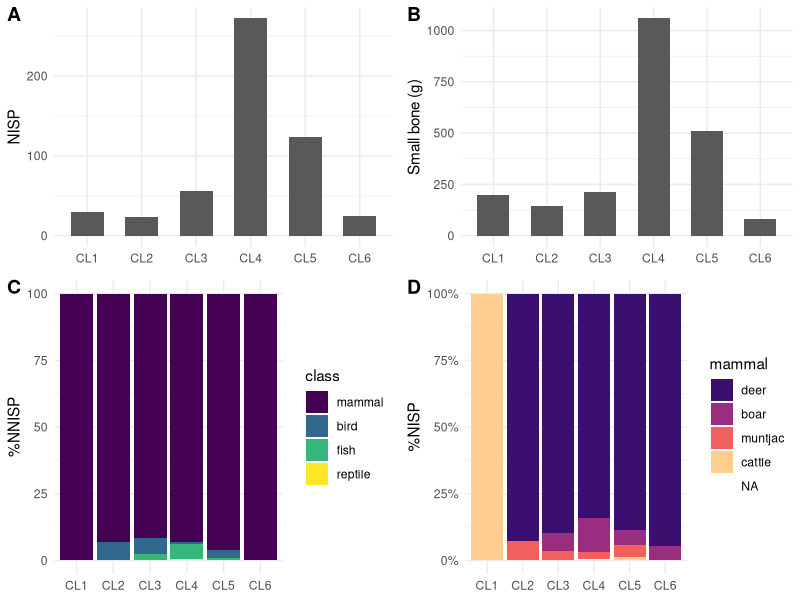
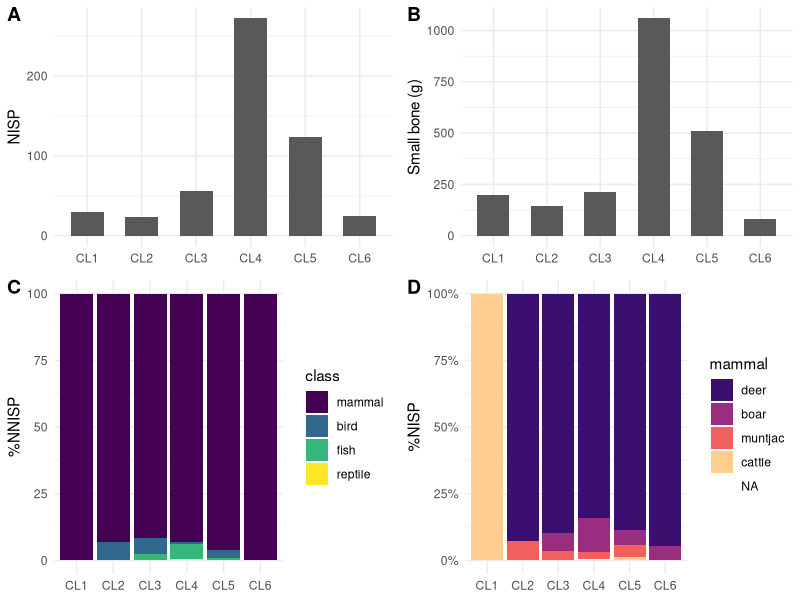

These figures' R source, in order: (Note: this script raises an error after producing the figures.)
library(tidyverse)
# read data
kwl_fauna <- readxl::read_excel(here::here("analysis","data","raw_data","KWL_faunal_P.xlsx"), sheet = 1,
                                col_types = "text")

kwl_fauna_HM <- readxl::read_excel(here::here("analysis","data","raw_data","KWL_faunal_HM.xlsx"), sheet = 1,
                                   col_types = "text")

kwl_fauna_broken <- readxl::read_excel(here::here("analysis","data","raw_data","broken_fauna.xlsx"), sheet = 1,
                                   col_types = "text")

sample_p <- readr::read_csv(here::here("analysis", "data", "raw_data", "kwl-list-of-sampling-squares.csv"))

kwl_chro_6 <- readxl::read_excel(here::here("analysis", "data", "raw_data", "KWL_chronology.xlsx"), sheet = 5)

# tidy chronological data
kwl_chro_tidy_6 <-
  kwl_chro_6 %>%
  mutate(area = str_sub(Pit, 5, 7), Pit = str_sub(Pit, 1, 4)) %>%
  mutate(area = ifelse(area == "", "ABCD", area)) %>%
  mutate(area = sapply(strsplit(area, ""), paste, collapse= ",")) %>%
  separate_rows(area) %>%
  pivot_longer(cols = starts_with("L"), names_to = "layer", values_to = "period") %>%
  mutate(layer = str_sub(layer, 2, 3)) %>%
  mutate(layer = ifelse(nchar(layer) == 1, paste0("0", layer), layer))

# combine faunal data of cultural layers and temporal sequences
fauna_sam <-
  kwl_fauna %>%
  mutate(Pit = paste(context, pit, sep = "")) %>%
  filter(Pit %in% sample_p$the_sq) %>%
  filter(componant == "上文化層" &!layer == "00") %>% #remove sc
  #filter(!str_detect(`總報告類別`, "[[:punct:]]+|[0-9]+")) %>%
  mutate(area = ifelse(is.na(area), "C", area)) %>% # assign an area to the blanks, which won't change the results
  left_join(kwl_chro_tidy_6, by = c("Pit" = "Pit", "layer" = "layer", "area" = "area"))

# combine faunal data of middens and temporal sequences
fauna_H_sam <-
  kwl_fauna_HM %>%
  select(-`空間號`, -`層   位`) %>%
  mutate(Pit = paste("P", pit, sep = "")) %>%
  filter(Pit %in% sample_p$the_sq) %>%
  filter(componant == "上文化層") %>%
  left_join(kwl_chro_tidy_6, by = c("Pit" = "Pit", "layer" = "layer", "area" = "area"))

# combine and tidy data from midden and cultural layers
fauna_combined_context_all <-
  rbind(fauna_sam, fauna_H_sam) %>% # combine the two datasets
  filter(!`部位/名稱` %in% c("角","犄角","角?")) %>%  #not associated with diet
  filter(!`部位/名稱`== "角基部"|!is.na(`部位/左右`)) %>% # associated with cranial parts
  mutate(`重量(g)` = as.numeric(`重量(g)`)) %>%
  group_by(taxa) %>%
  mutate(`Weight (g)` = sum(`重量(g)`, na.rm = T)) %>%
  ungroup() %>%
  mutate(period = factor(period, levels = c("CL1","CL2","CL3","CL4","CL5","CL6"), order = T)) %>%
  mutate(category = case_when(str_detect(animal, "sika")|str_detect(animal, "sambar")|
                              str_detect(animal, "e deer")~ "deer", str_detect(animal, "fish") ~ "fish",
                              str_detect(animal, "cattle")|str_detect(animal, "buffalo")~ "cattle",
                              animal == "aves" ~ "bird", TRUE ~ animal)) %>%
  mutate(class = case_when(str_detect(taxa, "muntjac")|str_detect(taxa, "ammal")|str_detect(taxa, "erv")|
                           str_detect(taxa, "Sus")|str_detect(taxa, "Rattus")|str_detect(taxa, "Rusa")|
                           str_detect(taxa, "Bos")|str_detect(taxa, "Bubalus")~ "mammal",
                           str_detect(category, "fish") ~ "fish", str_detect(category, "bird") ~ "bird",
                           TRUE ~ "reptile")) %>%
  mutate(`部位/左右` = case_when(`部位/左右` == "Ｌ" ~ "L", `部位/左右` == "Ｒ" ~ "R", TRUE ~ `部位/左右`)) %>%
  mutate(category = fct_relevel(category, "deer","boar","muntjac","cattle","rat","bird","fish","turtle")) %>%
  mutate(cutmarks = ifelse(str_detect(`人為痕跡`, "切"),"yes", "no"),
         fractures = ifelse(str_detect(`人為痕跡`, "削")|str_detect(`人為痕跡`, "砍")|
                            str_detect(`人為痕跡`, "折"), "yes", "no"),
         burning =  ifelse(str_detect(`人為痕跡`, "火")|str_detect(`人為痕跡`, "燒"), "yes", "no")) %>%
  filter(is.na(refitted)) # for NISP

# taxa counts
fauna_combined_taxa <-
  fauna_combined_context_all %>%
  count(taxa, `Weight (g)`) %>%
  mutate(taxa = str_replace(taxa, "cervidae", "cervid")) %>%
  mutate(taxa = case_when(str_detect(taxa, "mm") ~ paste("Unidentified", tolower(taxa), sep =" "),
                          TRUE ~ taxa)) %>%
  mutate(`Common name` = case_when(str_detect(taxa, "Cer") ~ "Sika deer", str_detect(taxa, "Bub") ~ "Water buffalo",
                                   str_detect(taxa, "Rus") ~ "Sambar deer", str_detect(taxa, "Ree") ~ "Muntjac",
                                   str_detect(taxa, "Sus") ~ "Boar", str_detect(taxa, "Bos") ~ "Yellow cattle",
                                   str_detect(taxa, "Rat") ~ "Rat", str_detect(taxa, "Pli") ~ "Catfish",
                                   str_detect(taxa, "Act") ~ "Ray-finned fish", str_detect(taxa, "Tes") ~ "Turtle",
                                   str_detect(taxa, "cervid") ~ "Deer family")) %>%
  mutate(group = case_when(str_detect(`Common name`, "deer") ~ 1, str_detect(`Common name`, "Deer") ~ 2,
                           str_detect(taxa, "Sus") ~ 3, str_detect(taxa, "Bub")|str_detect(taxa, "Bos") ~ 4,
                           str_detect(taxa, "munt") ~ 5, str_detect(taxa, "Rat") ~ 6, str_detect(`Common name`, "fish") ~ 7,
                           str_detect(taxa, "Tes") ~ 8, str_detect(taxa, "Ave") ~ 9, str_detect(taxa, "large m") ~ 10,
                           str_detect(taxa, "medium m") ~ 11, TRUE ~ 12)) %>%
  group_by(group) %>%
  arrange(desc(`Weight (g)`), .by_group = TRUE) %>%
  ungroup () %>%
  rename(Taxon = taxa, NISP = n) %>%
  select(Taxon, `Common name`,  NISP, `Weight (g)`) %>%
  bind_rows(summarise(., across(where(is.numeric), sum), across(where(is.character), ~"Total"))) %>%
  mutate(`Common name`= ifelse(is.na(`Common name`)|`Common name` == "Total", "-", `Common name`))

# calculate MNI
fauna_combined_MNI <-
  fauna_combined_context_all %>%
  filter(!is.na(`部位/左右`)) %>%
  count(`部位/左右`, category, `部位/名稱`)

fauna_combined_context <-
  fauna_combined_context_all %>%
  filter(!taxa == "Rattus sp.")

################### Taxonomic abundance ###################
# barplot I: NISP by period (NISP)
NISP_barplot <-
  fauna_combined_context %>%
  count (period) %>%
  drop_na() %>%
  ggplot(aes(x = period, y = n)) +
  geom_col(width = 0.6) + #position_dodge2(preserve = "single")
  labs(y = "NISP", x = NULL) +
  theme_minimal() +
  theme(legend.title=element_blank())

# barplot II: classes of vertebrates by period (normed NISP across classes)
verte_class_barplot_normed <-
  fauna_combined_context %>%
  count(period, class) %>% #class
  drop_na(period, class) %>%
  mutate(NNISP = case_when(str_detect(class, "mammal") ~ n/205,
                           str_detect(class, "bird") ~ n/120,
                           str_detect(class, "fish") ~ n/150,
                           str_detect(class, "reptile") ~ n/200)) %>%
  mutate(class = factor(class, levels = c("mammal", "bird", "fish", "reptile"), ordered = TRUE)) %>%
  group_by(period) %>%
  summarise(total_per_period = sum(NNISP), across()) %>%
  mutate(`%NNISP` = (NNISP/total_per_period)*100) %>%
  ggplot(aes(x = period, y = `%NNISP`))+
  geom_bar(stat = "identity", aes(fill = class)) +
  labs(y = "%NNISP", x = NULL) +
  theme_minimal()

# barplot III: relative abundance of mammals by period
library(viridis)
verte_mammal_barplot <-
  fauna_combined_context %>%
  filter(class == "mammal") %>%
  drop_na(period, category) %>% # remove category to get absolute abundance
  mutate(category = factor(category, levels = c("deer", "boar", "muntjac", "cattle"), ordered = TRUE)) %>%
  ggplot(aes(x = period, fill = category))+
  geom_bar(position = "fill") +
  labs(y = "%NISP", x = NULL) +
  scale_y_continuous(labels = scales::percent) +
  theme_minimal() +
  scale_fill_viridis_d(option="magma", begin = 0.2, end = 0.9) +  #plasma
  guides(fill= guide_legend(title="mammal"))

# broken bones(all taxa)
fauna_broken <-
  kwl_fauna_broken %>%
  mutate(area = ifelse(is.na(area), "C", area)) %>% # assign to blanks that won't change the pattern
  mutate(Pit = paste(context,pit, sep = "")) %>%
  filter(Pit %in% sample_p$the_sq) %>%
  left_join(kwl_chro_tidy_6) %>%
  filter(!is.na(period)) %>%
  mutate(`重量(g)` = as.numeric(`重量(g)`)) %>%
  group_by(period) %>%
  summarise(weight = sum(`重量(g)`))

fauna_broken_plot <-
  fauna_broken %>%
  mutate(period = factor(period, levels = c("CL1","CL2","CL3","CL4","CL5","CL6"), order = T)) %>%
  ggplot(aes(x= period, y= weight)) +
  geom_col(width = 0.6)+
  labs(x= NULL, y = "Small bone (g)") +
  theme_minimal()

library(cowplot)
top <- plot_grid(NISP_barplot, fauna_broken_plot, labels = c("A","B"))
bottom <- plot_grid(verte_class_barplot_normed, verte_mammal_barplot, labels = c('C', 'D'))
plot_grid(top, bottom, ncol = 1, align = "h", axis = 'l', rel_heights = c(1,1.2))

ggsave(here::here("analysis","figures", "NISP_pro_by_layer.png"),
       bg = "white",width = 7, height = 4, dpi = 360, units = "in")

################### ubiquity ###################
# calculate the number of units for each cultural layers
kwl_unit_per_period <-
  kwl_chro_6 %>%
  mutate(all = pmap_chr(select(., -Pit, -Grid), ~toString(unique(na.omit(c(...)))))) %>% # unite & remove duplicates
  mutate(unit = str_extract(Pit, "[A-Z]+[0-9]{3}")) %>%
  distinct(unit, .keep_all = TRUE) %>%
  mutate(CL1 = ifelse(str_detect(all, "CL1"), unit, NA)) %>% mutate(CL2 = ifelse(str_detect(all, "CL2"), unit, NA)) %>%
  mutate(CL3 = ifelse(str_detect(all, "CL3"), unit, NA)) %>% mutate(CL4 = ifelse(str_detect(all, "CL4"), unit, NA)) %>%
  mutate(CL5 = ifelse(str_detect(all, "CL5"), unit, NA)) %>% mutate(CL6 = ifelse(str_detect(all, "CL6"), unit, NA))

# count the units by cultural layers for later join
unit_by_period <-
  data.frame(unit_count = colSums(!is.na(kwl_unit_per_period))) %>%
  slice_tail(n = 6) %>%
  tibble::rownames_to_column("period")

# ubiquity of taxa from the 40 units by temporal sequences
fauna_ubiquity <-
  fauna_combined_context %>%
  select(Pit, layer, category, `重量(g)`, period, taxa) %>%
  count(period, Pit, category) %>%
  count(period, category) %>%
  drop_na(period, category) %>%
  left_join(unit_by_period) %>% # join the unit counts for each period
  mutate(ubiquity = paste(round(n/unit_count *100, 2), "%")) %>%
  select(-n, -unit_count) %>%
  pivot_wider(names_from = period, values_from = ubiquity) %>%
  arrange(category)

################### Skeletal part ###################
fauna_deer_only <-
  fauna_combined_context %>%
  filter(category %in% c("deer") & !is.na(period))

deer_element_BMD <- # based on Reitz and Wing (2008: 246, 247)
  fauna_deer_only %>%
  filter(!is.na(`部位/名稱`)) %>%
  count(`部位/名稱`,`部位/位置`) %>%
  mutate(part = paste0(`部位/名稱`,`部位/位置`)) %>%
  mutate(BMD = case_when(part == "astragaluscom." ~ 0.61, part %in% c("下顎及齒中段","下顎及齒片段","下顎骨片段", "下顎及齒前段") ~ 0.57,
         part == "下顎骨art." ~ 0.36, part == "下顎骨prox." ~ 0.61, part %in% c("尺骨art.", "尺骨com.", "尺骨prox.art.") ~ 0.45,
         part == "尺骨片段" ~ 0.44, part == "掌骨dis." ~ 0.58, part == "掌骨prox." ~ 0.69, part == "掌骨prox.art." ~ 0.56,
         part == "掌骨或蹠骨dis." ~ 0.575 , part == "掌骨或蹠骨dis.art." ~ 0.505, part == "掌骨或蹠骨prox." ~ 0.67,
         part %in% c("掌骨或蹠骨片段", "掌骨dis.sh.l") ~ 0.74, part == "橈骨dis." ~ 0.38, part == "橈骨dis.art." ~ 0.43,
         part == "橈骨prox." ~ 0.62, part == "橈骨prox.art." ~ 0.42, part %in% c("橈骨中段", "橈骨prox.art.sh.l") ~ 0.68,
         part %in% c("第1趾骨com.", "第1趾骨dis.") ~ 0.57, part  %in% c("第1趾骨片段", "趾骨片段") ~ 0.42, part == "第1趾骨prox." ~ 0.36,
         part == "第2趾骨prox." ~ 0.28, part %in% c("第2趾骨com.", "第2趾骨dis.","第2趾骨dis.art.") ~ 0.35,
         part == "第3趾骨com." ~ 0.25, part == "第二頸椎片段" ~ 0.16, part == "肋骨prox." ~ 0.26, part == "肋骨dor." ~ 0.25,
         part == "肋骨中段" ~ 0.40, part == "肋骨片段" ~ 0.24, part == "股骨dis.art." ~ 0.28, part == "股骨prox." ~ 0.36,
         part == "股骨prox.art." ~ 0.41, part %in% c("股骨中段", "股骨片段") ~ 0.57, part %in% c("肩胛骨art.", "肩胛骨dis.art.") ~ 0.36,
         part %in% c("肩胛骨dis.", "肩胛骨中段") ~ 0.49, part == "肩胛骨片段" ~ 0.34, part %in% c("肱骨dis.art.sh.", "肱骨dis.sh.")  ~ 0.63,
         part == "肱骨dis.art."  ~ 0.39, part %in% c("肱骨prox.art.", "肱骨prox.")  ~ 0.24, part %in% c("肱骨中段", "肱骨片段")  ~ 0.53,
         part == "胸椎片段" ~ 0.24, part == "胸骨片段" ~ 0.22, part == "脊椎片段"  ~ 0.27, part == "腰椎axi."  ~ 0.29,
         part %in% c("脛骨dis.", "脛骨dis.art.sh.") ~ 0.51, part == "脛骨dis.art."  ~ 0.50, part %in% c("脛骨prox.", "脛骨prox.art.") ~ 0.30,
         part %in% c("脛骨中段", "脛骨dis.art.sh.l") ~ 0.74, part == "腕骨cun.com." ~ 0.72, part == "腕骨trap.com." ~ 0.74,
         part == "腕骨sca.com." ~ 0.98, part == "腕骨unc.com." ~ 0.78, part %in% c("薦骨axi.", "薦骨片段") ~ 0.19,
         part %in% c("跗骨com.", "跗骨片段") ~ 0.62, part %in% c("跟骨com.", "跟骨片段") ~ 0.64, part == "跟骨dis.art." ~ 0.41,
         part == "蹠骨dis.art." ~ 0.50, part %in% c("蹠骨dis.sh.l", "蹠骨中段") ~ 0.74, part == "蹠骨prox." ~ 0.65,
         part == "蹠骨prox.art." ~ 0.55, part == "頸椎prox.art." ~ 0.16, part == "髖骨art." ~ 0.27, part == "髖骨isc." ~ 0.41,
         part == "髖骨ili.art." ~ 0.49,  part == "上肢骨中段" ~ 0.63)) %>%
  filter(!is.na(BMD)) %>%
  group_by(`部位/名稱`, BMD) %>%
  summarise(NISP = sum(n, na.rm = T)) %>%
  mutate(exp_NISP = case_when(`部位/名稱` %in% c("第1趾骨", "第2趾骨", "趾骨") ~ 17*8, `部位/名稱` == "第3趾骨" ~ 17*4,
                              `部位/名稱` %in% c("第二頸椎","頸椎", "薦骨", "胸骨") ~ 17*1, `部位/名稱` == "腰椎" ~ 17*6,
                              `部位/名稱` %in% c ("脊椎", "胸椎") ~ 17*13, `部位/名稱` == "肋骨" ~ 17*26,
                              TRUE ~ 17*2)) %>%
  mutate(sur_per = NISP/exp_NISP*100)

write.csv(deer_element_BMD, here::here("analysis", "data", "derived_data", "deer_BMD.csv"))

Survival_BMD <-
  deer_element_BMD %>%
  ggplot(aes(x= BMD, y= sur_per)) +
  geom_point() +
  labs(x= "Bone Mineral Density", y= "% Survivorship") +
  scale_y_continuous(breaks = seq(0, 100, by = 20)) +
  theme_minimal()

lm_sur_BMD <- summary(lm(NISP ~ BMD, data = deer_element_BMD))
cor_sur_BMD <- cor.test(deer_element_BMD$NISP, deer_element_BMD$BMD)

fauna_deer_portion <-
  fauna_deer_only %>%
  mutate(portion = case_when(
    `部位/名稱` %in% c("胸椎","腰椎","頸椎","第二頸椎","脊椎","肋骨","薦骨","胸骨") ~ "axial",
    `部位/名稱` %in% c("肩胛骨","肱骨","尺骨","橈骨") ~ "upper forelimb", #upper limb, "上肢骨"
    `部位/名稱` %in% c("脛骨","髖骨","股骨") ~ "upper hindlimb",
    `部位/名稱` %in% c("掌骨","掌骨或蹠骨","蹠骨","跗骨","腕骨","跟骨","astragalus") ~ "lower limb",
    `部位/名稱` %in% c("上顎骨","上顎及齒","下顎及齒","下顎骨","枕骨","頭骨","顱骨","角基部") ~ "head",
    `部位/名稱` %in% c("第1趾骨","第2趾骨","第3趾骨","趾骨") ~ "foot")) #"上顎齒","下顎齒","臼齒","齒"

deer_portion_plot <-
  fauna_deer_portion %>%
  select(period, portion, animal) %>%
  drop_na() %>%
  count(period, portion) %>%
  mutate(period = factor(period, levels = c("CL1","CL2","CL3","CL4","CL5","CL6"))) %>% #ordered = TRUE
  mutate(portion= factor(portion, levels = c('head','upper forelimb','upper hindlimb','axial','lower limb','foot'))) %>%
  ggplot(aes(period, n, fill = portion)) + #fill = portion
  geom_bar(stat = "identity",
           position = position_dodge2(preserve = "single"), widtg = 0.6) + #stat = "identity", position = "fill"
  labs(x = "Cultural layer", y = "NISP") +
  guides(fill= guide_legend(title="deer portion")) +
  scale_fill_viridis_d(labels = c('head','upper forelimb','upper hindlimb','axial','lower limb','foot')) +
  theme_minimal()

# long bones
deer_long_bone <-
  fauna_deer_only %>%
  filter(`部位/名稱` %in% c("脛骨","股骨","肱骨","橈骨","尺骨","上肢骨","掌骨","掌骨或蹠骨","蹠骨")) %>%
  count(period, `部位/位置`) %>%
  mutate(zone = case_when(str_detect(`部位/位置`, "prox.")|`部位/位置` == "art." ~ "proximal",
                          str_detect(`部位/位置`, "dis.") ~ "distal", str_detect(`部位/位置`, "com.") ~ "complete",
                          str_detect(`部位/位置`, "段") ~ "medial"))

deer_longbone_pro <-
  deer_long_bone %>%
  ggplot(aes(x = period, fill = zone)) +
  geom_bar(position = "fill", width = 0.7) +
  labs(y = "%NISP", x = "cultural layer") +
  scale_y_continuous(labels = scales::percent) +
  theme_minimal()

plot_grid(deer_portion_plot, Survival_BMD,
          labels = c('A', 'B'), rel_widths = c(2.2, 1), label_size = 12)

ggsave(here::here("analysis", "figures", "deer_elements.png"), h = 3, w = 10, units = "in")

################### fragmentation #######################
# calculate MNE
deer_MNE <-
  fauna_deer_only  %>%
  filter(!is.na(`部位/左右`)&is.na(overlap)) %>% #remove overlapped fragments
  count(period,`部位/左右`,`部位/名稱`,`部位/位置`) %>%
  group_by(period) %>%
  summarise(MNE = sum(n), across())

deer_NISP <-
  fauna_deer_only %>% count(period) %>% rename(NISP = n)

frag_index <-
  left_join(deer_MNE, deer_NISP) %>% mutate(index = MNE/NISP)

weight_head <-
  fauna_deer_portion %>%
  mutate(`重量(g)` = as.numeric(`重量(g)`)) %>%
  filter(portion == "head") %>%
  group_by(period) %>%
  summarise(weight = sum(`重量(g)`, na.rm = T)) %>%
  filter(!is.na(period)) %>%
  ggplot(aes(x= period, y=weight,  width=0.5)) +
  geom_bar(stat="identity")+
  theme_minimal()

#ggsave(here::here("analysis", "figures", "talk-fauna-6.png"), h = 2, w =4, units = "in")

################### Cutmarks ###################
# count cutmarks throughout all taxa
fauna_total_cut <-
  fauna_combined_context %>%
  filter(cutmarks == "yes") %>%
  group_by(taxa, period) %>%
  count() %>%
  rename(`NISP with cutmarks` = n) %>%
  drop_na(period, taxa)

# cutmarks on deer bones
fauna_deer_joints <-
  fauna_deer_portion  %>%
  mutate(joint = case_when(`部位/名稱` %in% c( "肩胛骨") ~ "shoulder",
                             `部位/名稱` %in% c("橈骨","尺骨","肱骨") ~ "elbow",
                             `部位/名稱` %in% c("掌骨","腕骨") ~ "wrist", #"掌骨或蹠骨"
                             `部位/名稱` %in% c("髖骨","股骨","薦骨") ~ "hip",
                             `部位/名稱` %in% c("脛骨") ~ "knee",
                             `部位/名稱` %in% c("蹠骨", "跟骨", "附骨", "astragalus") ~ "ankle")) #"蹠骨(或掌骨)"

# deer joints with cutmarks
fauna_deer_cut <-
  fauna_deer_joints %>%
  filter(cutmarks == "yes") %>%
  group_by(period, joint) %>%
  count() %>%
  rename(`NISP with cutmarks` = n) %>%
  drop_na()

# deer bones by portion in total
fauna_deer_NNISP <-
  fauna_deer_joints %>%
  group_by(period, joint) %>%
  count() %>%
  left_join(fauna_deer_cut) %>%
  rename(NISP = n) %>%
  drop_na() %>%
  #mutate_all(funs(ifelse(is.na(.), 0, .))) %>%
  mutate(proportion = round(`NISP with cutmarks`/NISP, 2), NNISP = NISP/2) %>%
  group_by(period) %>%
  mutate(`%NNISP` = round(NNISP/sum(NNISP), 2)) %>%
  mutate(cut_percent = `%NNISP` * proportion)

# plot
deer_cut <-
  ggplot(fauna_deer_NNISP, aes(x = period, y = proportion,
         fill = factor(joint, levels = (c("shoulder","elbow","wrist","hip","knee","ankle"))))) +
  geom_bar(stat = "identity", position = position_dodge2(preserve = "single")) +
  scale_color_discrete(breaks=c("CL1", "CL2", "CL3", "CL4", "CL5", "CL6")) +
  labs(x = NULL, y = "joints with cutmarks (%NNISP)") +
  guides(fill= guide_legend(title="joints"))+
  scale_fill_viridis_d(labels=c("shoulder","elbow","wrist","hip","knee","ankle")) +
  theme_minimal()

ggsave(here::here("analysis", "figures", "talk-fauna-3.png"), h = 4, w =4.5, units = "in")

# t-test (for two groups only)
res <- t.test(cut_percent ~ period, data = fauna_deer_NNISP)

################### cutmarks related to skinning ###################
# Skeletal elements related to skinning
deerskin_portion <-
  fauna_deer_only %>%
  mutate(skinning_cut = case_when(
    str_detect(.$`部位/名稱`, "掌骨")|str_detect(.$`部位/名稱`, "蹠骨") ~ "metapodials",
    str_detect(.$`部位/名稱`, "腕骨")|str_detect(.$`部位/名稱`, "跗骨") ~ "carpal/tarsal",
    str_detect(.$`部位/名稱`, "趾骨") ~ "phalanges", str_detect(.$`部位/名稱`, "頸椎")|
    str_detect(.$`部位/名稱`, "枕骨")|str_detect(.$`部位/名稱`, "薦骨") ~ "neck/tail regions",
    TRUE ~ "others"))

# NISP for skeletal elements related to skinning
deerskin_portion_NISP <-
  deerskin_portion %>%
  filter(!skinning_cut == "others") %>%
  group_by(period, skinning_cut) %>%
  count() %>%
  rename(NISP_skin_bone = n) %>%
  drop_na()

# plot bones associated with hide removal processes
deer_skinning_related <-
  deerskin_portion_NISP %>%
  ggplot(aes(x = period, y = NISP_skin_bone , fill = skinning_cut)) +
  scale_color_discrete(breaks=c("CL1", "CL2", "CL3", "CL4", "CL5", "CL6")) +
  geom_bar(stat = "identity", position = position_dodge2(preserve = "single")) +
  labs(x = NULL, y = "NISP") +
  scale_fill_viridis_d(labels=c('carpal/\ntarsal', 'metapodials', 'neck/\ntail regions', 'phalanges')) +
  theme_minimal()

# NISP with circular and straight cutmarks
deerskin_portion_NISP_cut <-
  deerskin_portion %>%
  filter(str_detect(`人為痕跡`, "切")) %>%
  group_by(period, skinning_cut) %>%
  count() %>%
  left_join(deerskin_portion_NISP) %>%
  drop_na() %>%
  mutate(proportion = n/NISP_skin_bone)

# plot the proportion of skinning bones with cutmarks
deer_cut_skinning <-
  deerskin_portion_NISP_cut %>%
  ggplot(aes(x = period, y = proportion , fill = skinning_cut)) +
  scale_color_discrete(breaks=c("CL1", "CL2", "CL3", "CL4", "CL5", "CL6")) +
  geom_bar(stat = "identity", position = position_dodge2(preserve = "single")) +
  labs(x = NULL, y = "%NISP") +
  scale_fill_viridis_d(labels=c('carpal/\ntarsal', 'metapodials', 'phalanges','neck/\ntail regions')) +
  theme_minimal()

# combine
plot_grid(deer_cut, deer_cut_skinning,
          labels = c('A', 'B'), rel_widths = c(1, 1.55), label_size = 12)

ggsave(here::here("analysis", "figures", "deer-cut.png"), h = 4, w =8, units = "in")

# t-test
res <- t.test(cut_percent ~ period, data = fauna_deer_skin_NNISP)

###############modification################
# bones with surface modifications
burned_deer <- fauna_deer_only %>% filter(burning == "yes") %>% count(period) %>% rename(burned = n)
cutmark_deer <- fauna_deer_only %>% filter(cutmarks == "yes") %>% count(period) %>% rename(cutmarks = n)
frac_deer <- fauna_deer_only %>% filter(fractures  == "yes") %>%
  filter(`部位/名稱` %in% c("脛骨","股骨","肱骨","橈骨","上肢骨","掌骨","掌骨或蹠骨","蹠骨")) %>%
  count(period) %>% rename(fractures = n)

list_modif <- list(burned_deer, cutmark_deer, frac_deer, deer_NISP)

# join
deer_modify <-
  list_modif %>%
  reduce(inner_join, by = 'period') %>%
  mutate(cut_per = round(cutmarks/NISP, 3) * 100, burn_per = round(burned/NISP, 3) * 100,
         frac_per = round(fractures/NISP, 3) * 100) %>%
  mutate(burned = paste(burned, paste0("(", burn_per, " %)")),
         cutmarks = paste(cutmarks, paste0("(", cut_per, " %)")),
         fractures = paste(fractures, paste0("(", frac_per, " %)"))) %>%
  rename(`cut marks` = cutmarks) %>%
  select(-cut_per, -frac_per, -burn_per)


